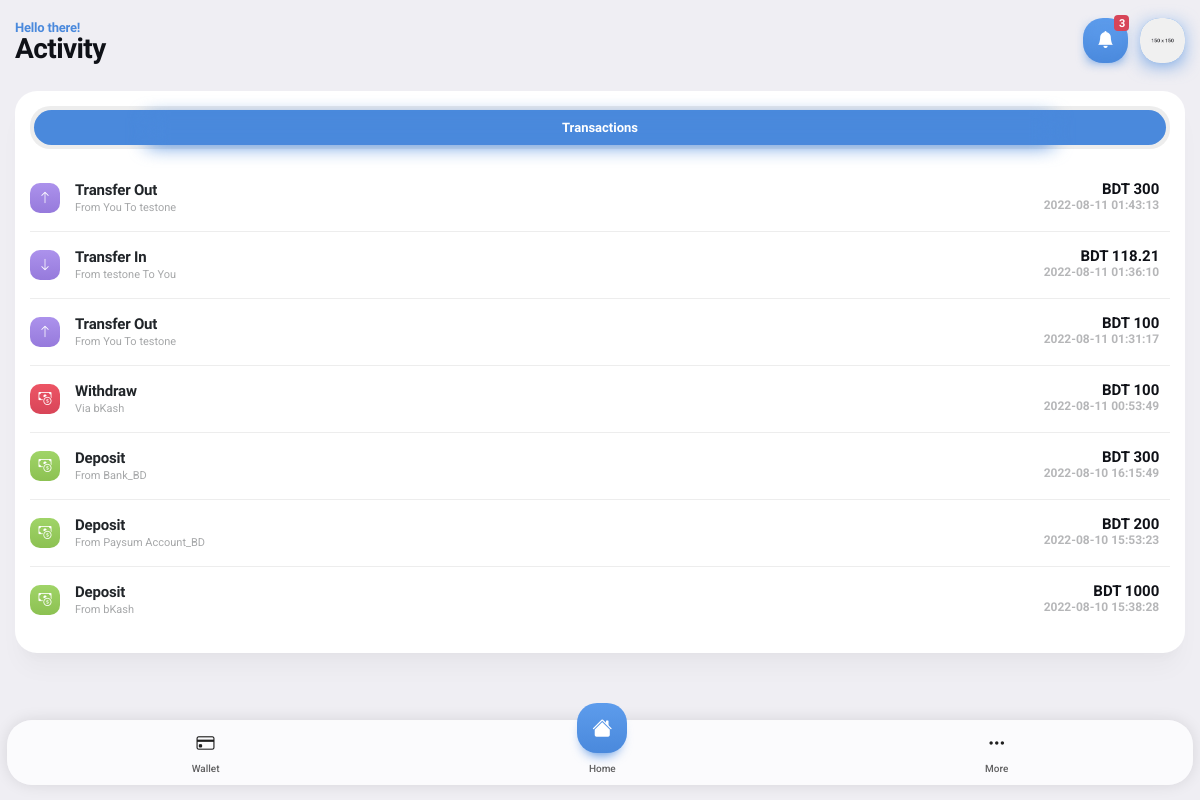
Before: /activity.php (signed in) with the older database file.
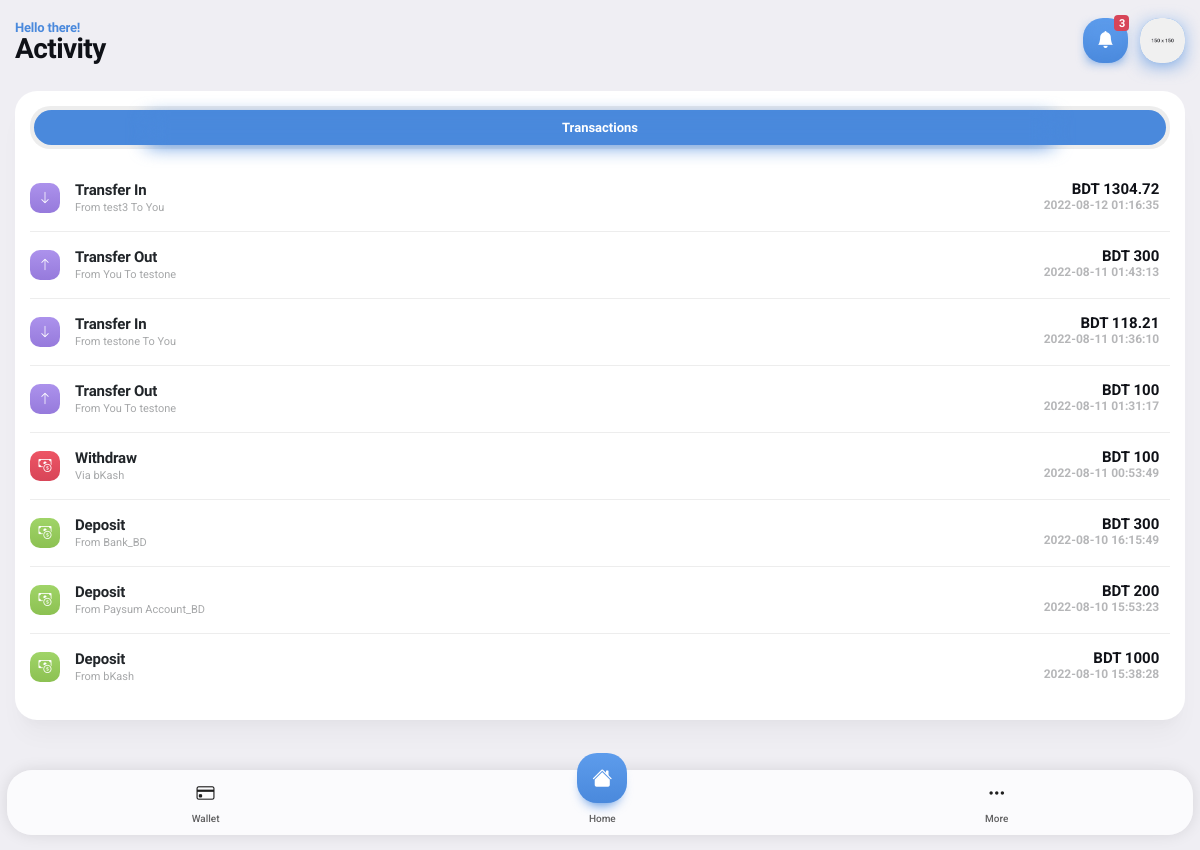
After: the same page with the newer database file.
### tables this page shows
CREATE TABLE `transactions` (
  `transaction_id` int(11) NOT NULL,
  `transaction_type` enum('deposit','transfer','withdraw') NOT NULL COMMENT 'deposit, withdraw, transfer',
  `from_customer_id` int(11) NOT NULL,
  `to_customer_id` int(11) NOT NULL,
  `transaction_amount` int(11) NOT NULL,
  `transaction_amount_type` varchar(20) NOT NULL,
  `transaction_from_country_id` int(11) NOT NULL,
  `transaction_to_country_id` int(11) NOT NULL,
  `transaction_charge` int(11) NOT NULL,
  `transaction_date_time` datetime NOT NULL
);

CREATE TABLE `customers` (
  `customer_id` int(11) NOT NULL,
  `customer_name` varchar(100) DEFAULT NULL,
  `customer_dob` date DEFAULT NULL,
  `customer_phone` varchar(50) DEFAULT NULL,
  `customer_gender` varchar(10) DEFAULT NULL,
  `customer_address` varchar(256) DEFAULT NULL,
  `customer_country_id` int(10) DEFAULT NULL,
  `customer_email` varchar(100) NOT NULL,
  `customer_username` varchar(50) NOT NULL,
  `customer_password` varchar(300) NOT NULL,
  `registration_datetime` datetime NOT NULL
);

CREATE TABLE `accounts` (
  `account_id` int(11) NOT NULL,
  `country_id` int(11) NOT NULL,
  `account_name` varchar(20) NOT NULL
);

### inc/config.inc.php (called while the page is built, shortened)
<?php
function connectDB()
{
	$conn = new mysqli(DB_SERVER, DB_USERNAME, DB_PASSWORD, DB_NAME);
	return $conn;
}
function getRates($file='inc/rates.json')
{
	$json = file_get_contents($file);
	$json_data = json_decode($json,true);
	$rates = $json_data['rates'];
	return $rates;
}
function convertRate($amount, $currencyType, $convertTo='USD')
{
	$rates = getRates();
	$currencyTypeAmount = $rates[$currencyType];
	return ["amount"=> round((($amount / $currencyTypeAmount)*$rates[$convertTo]), 2), "type"=>$convertTo];
}
function getUserData($searchValue, $search_type='customer_id')
{
	if ($searchValue) {
		$conn = connectDB();
		$q1 = "SELECT * FROM customers WHERE ".$search_type."=?";
		$stmt1 = $conn->prepare($q1);
		if ($search_type=='customer_id') {
			$stmt1->bind_param('i',$searchValue);
		}else{
			$stmt1->bind_param('s',$searchValue);
		}
		$stmt1->execute();
		$result1 = $stmt1->get_result();
			$datas = $result1->fetch_assoc();
			$whiteListed = [
				'customer_id' => $datas['customer_id'],
				'customer_email' => $datas['customer_email'],
				'customer_name' => $datas['customer_name'],
				'customer_phone' => $datas['customer_phone'],
				'customer_username' => $datas['customer_username'],
				'customer_country_id' => $datas['customer_country_id'],
			];
			return $whiteListed;
	}
	return false;
}
function getCountryData($country_id)
{
	$conn = connectDB();
	$q1 = "SELECT * FROM country WHERE country_id=? ";
	$stmt1 = $conn->prepare($q1);
	$stmt1->bind_param('i',$country_id);
	$stmt1->execute();
	$result1 = $stmt1->get_result();
	$datas = $result1->fetch_assoc();
	return $datas;
}
function getAccountByAccountId($accountId)
{
	$conn = connectDB();
	$q1 = "SELECT * FROM accounts WHERE account_id=? ";
	$stmt1 = $conn->prepare($q1);
	$stmt1->bind_param('i',$accountId);
	$stmt1->execute();
	$result1 = $stmt1->get_result();
	$datas = $result1->fetch_assoc();
	return $datas;
}
function getTransactions($customerId, $limit=null, $transaction_id = null){
	$conn = connectDB();
	$transactions = [];
	$q1 = "SELECT * FROM transactions WHERE from_customer_id='$customerId' OR to_customer_id='$customerId' ORDER BY transaction_date_time DESC";
	$result1 = $conn->query($q1);
	if ($result1->num_rows > 0) {
		while($row1 = $result1->fetch_assoc()) {
				$transactions[]=$row1;
		}
	}
	return $transactions;
}

### activity.php (the view, shortened to what the changed rows need)
<?php
require_once 'inc/config.inc.php';
$customer_id = $_SESSION['userData']['customer_id'];
$customerData = getUserData($customer_id);
$countryData = getCountryData($customerData['customer_country_id']);
$transactions = getTransactions($customerData['customer_id']);
?>
<?php require_once 'inc/header.inc.php'; ?>
    <div class="page-content footer-clear">
        <?php require_once 'inc/page_title.inc.php'; ?>
        <div class="card card-style">
            <div class="content">
                <div class="tabs tabs-pill" id="tab-group-2">
                    <div class="collapse show" id="tab-4" data-bs-parent="#tab-group-2">
                        <div class="list-group list-custom list-group-m list-group-flush rounded-xs">
                            <?php
                            foreach ($transactions as $transaction) {
                                if ($transaction['transaction_type']=="deposit" && $transaction['to_customer_id']==$customer_id) {
                            ?>
                            <a href="#" class="list-group-item">
                                <i class="has-bg gradient-green color-white rounded-xs bi bi-cash-coin"></i>
                                <div><strong>Deposit</strong><span> From <?=getAccountByAccountId($transaction['from_customer_id'])['account_name']?></span> </div>
                                <span class="badge bg-transparent color-theme text-end font-15">
                                   <?=$transaction['transaction_amount_type']?> <?=$transaction['transaction_amount']?> <br>
                                   <em class="fst-normal font-12 opacity-30"><?=$transaction['transaction_date_time']?></em>
                                </span>
                            </a>
                            <?php }else if ($transaction['transaction_type']=="withdraw" && $transaction['from_customer_id']==$customer_id) { ?>
                                <a href="#" class="list-group-item">
                                    <i class="has-bg gradient-red color-white rounded-xs bi bi-cash-coin"></i>
                                    <div><strong>Withdraw</strong><span> Via <?=getAccountByAccountId($transaction['to_customer_id'])['account_name']?></span> </div>
                                    <span class="badge bg-transparent color-theme text-end font-15">
                                       <?=$transaction['transaction_amount_type']?> <?=$transaction['transaction_amount']?> <br>
                                       <em class="fst-normal font-12 opacity-30"><?=$transaction['transaction_date_time']?></em>
                                    </span>
                                </a>
                           <?php }else if ($transaction['transaction_type']=="transfer") {
                            $from = "";
                            $to = "";
                            $suffix = "";
                            $iconClass = "bi-suffle";
                            $transactionAmountType = $transaction['transaction_amount_type'];
                            $transactionAmount = $transaction['transaction_amount'];
                            if ($transaction['from_customer_id']==$customer_id) {
                                $from = "You";
                                $to = getUserData($transaction['to_customer_id'])['customer_username'];
                                $suffix = "Out";
                                $iconClass = "bi-arrow-up";
                            }else{
                                $from = getUserData($transaction['from_customer_id'])['customer_username'];
                                $to = "You";
                                $suffix = "In";
                                $iconClass = "bi-arrow-down";
                                if ($transaction['transaction_amount_type']!= $countryData['country_currency']) {
                                    $convertedTransaction = convertRate($transactionAmount, $transactionAmountType, $countryData['country_currency']);
                                    $transactionAmountType = $convertedTransaction['type'];
                                    $transactionAmount = $convertedTransaction['amount'];
                                }
                            }
                            ?>
                                <a href="#" class="list-group-item">
                                    <i class="has-bg gradient-magenta color-white rounded-xs bi <?=$iconClass?>"></i>
                                    <div><strong>Transfer <?=$suffix?></strong><span> From <?=$from?> To <?=$to?> </span> </div>
                                    <span class="badge bg-transparent color-theme text-end font-15">
                                       <?=$transactionAmountType?> <?=$transactionAmount?> <br>
                                       <em class="fst-normal font-12 opacity-30"><?=$transaction['transaction_date_time']?></em>
                                    </span>
                                </a>
                           <?php } ?>
                        <?php } ?>
                        </div>
                    </div>
                </div>
            </div>
        </div>
    </div>
</div>
</body>

Changed rows visible on the page:
added transactions: from_customer "In", from_customer.customer_username "test3", from_customer "You", transactionAmountType "BDT", transactionAmount "1304.72", transaction_date_time "2022-08-12 01:16:35"
